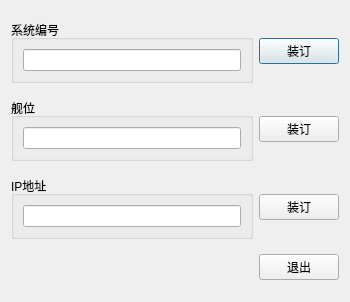
<?xml version="1.0" encoding="UTF-8"?>
<ui version="4.0">
 <class>ShopLoadDialog</class>
 <widget class="QDialog" name="ShopLoadDialog">
  <property name="geometry">
   <rect>
    <x>0</x>
    <y>0</y>
    <width>350</width>
    <height>302</height>
   </rect>
  </property>
  <property name="windowTitle">
   <string>装艇参数</string>
  </property>
  <property name="modal">
   <bool>true</bool>
  </property>
  <layout class="QGridLayout" name="gridLayout_7">
   <item row="0" column="0" colspan="2">
    <layout class="QGridLayout" name="gridLayout_4">
     <item row="0" column="0">
      <widget class="QGroupBox" name="groupBox">
       <property name="title">
        <string>系统编号</string>
       </property>
       <layout class="QGridLayout" name="gridLayout">
        <item row="0" column="0">
         <widget class="QLineEdit" name="lineEdit"/>
        </item>
       </layout>
      </widget>
     </item>
     <item row="0" column="1">
      <widget class="QPushButton" name="pushButton">
       <property name="text">
        <string>装订</string>
       </property>
      </widget>
     </item>
    </layout>
   </item>
   <item row="1" column="0" colspan="2">
    <layout class="QGridLayout" name="gridLayout_5">
     <item row="0" column="0">
      <widget class="QGroupBox" name="groupBox_2">
       <property name="title">
        <string>舰位</string>
       </property>
       <layout class="QGridLayout" name="gridLayout_2">
        <item row="0" column="0">
         <widget class="QLineEdit" name="lineEdit_2"/>
        </item>
       </layout>
      </widget>
     </item>
     <item row="0" column="1">
      <widget class="QPushButton" name="pushButton_2">
       <property name="text">
        <string>装订</string>
       </property>
      </widget>
     </item>
    </layout>
   </item>
   <item row="2" column="0" colspan="2">
    <layout class="QGridLayout" name="gridLayout_6">
     <item row="0" column="0">
      <widget class="QGroupBox" name="groupBox_3">
       <property name="title">
        <string>IP地址</string>
       </property>
       <layout class="QGridLayout" name="gridLayout_3">
        <item row="0" column="0">
         <widget class="QLineEdit" name="lineEdit_3"/>
        </item>
       </layout>
      </widget>
     </item>
     <item row="0" column="1">
      <widget class="QPushButton" name="pushButton_3">
       <property name="text">
        <string>装订</string>
       </property>
      </widget>
     </item>
    </layout>
   </item>
   <item row="3" column="0">
    <spacer name="horizontalSpacer">
     <property name="orientation">
      <enum>Qt::Horizontal</enum>
     </property>
     <property name="sizeHint" stdset="0">
      <size>
       <width>219</width>
       <height>20</height>
      </size>
     </property>
    </spacer>
   </item>
   <item row="3" column="1">
    <widget class="QPushButton" name="pushButton_4">
     <property name="text">
      <string>退出</string>
     </property>
    </widget>
   </item>
  </layout>
 </widget>
 <resources/>
 <connections/>
</ui>
